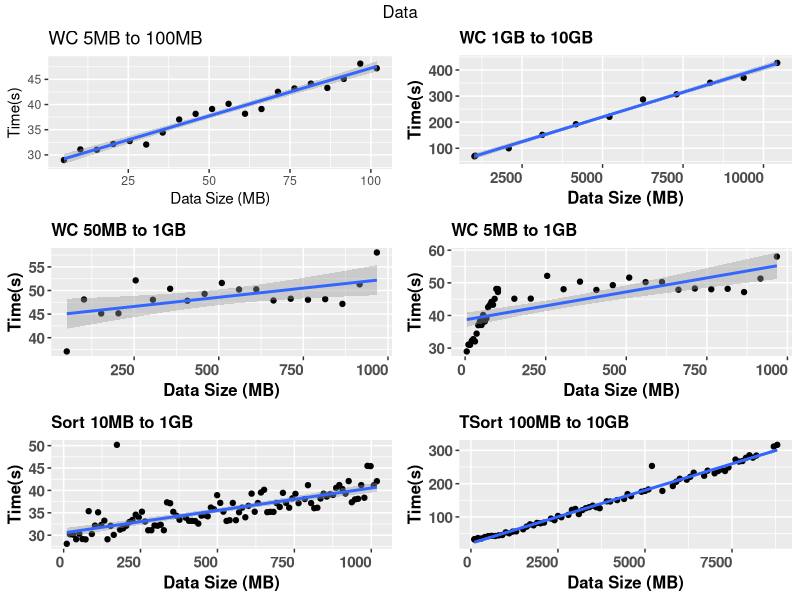
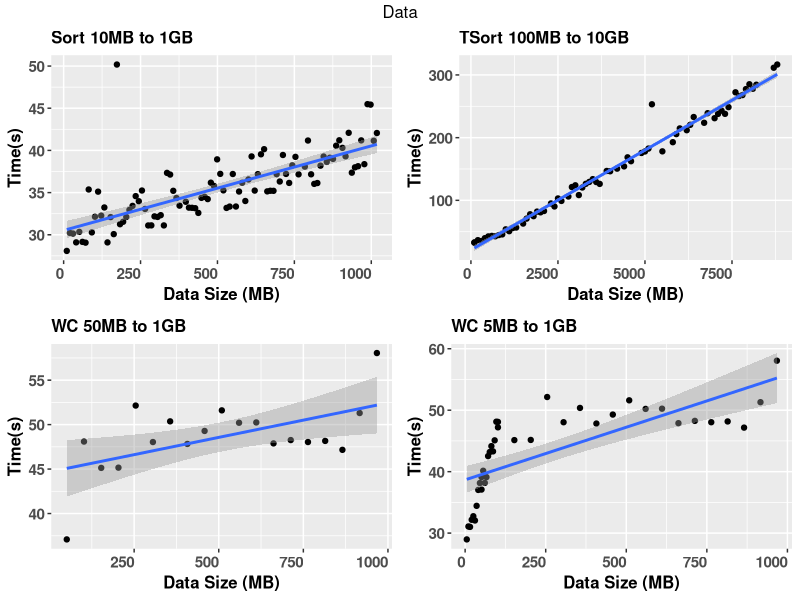
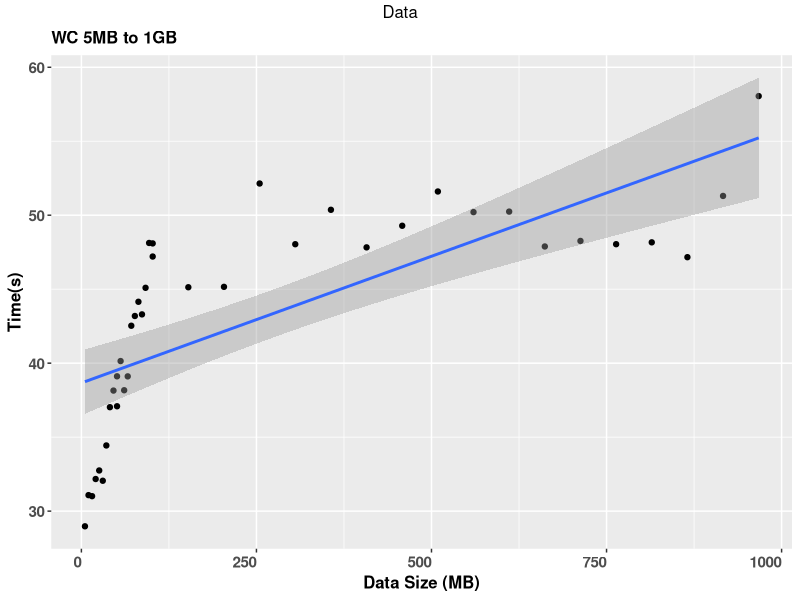
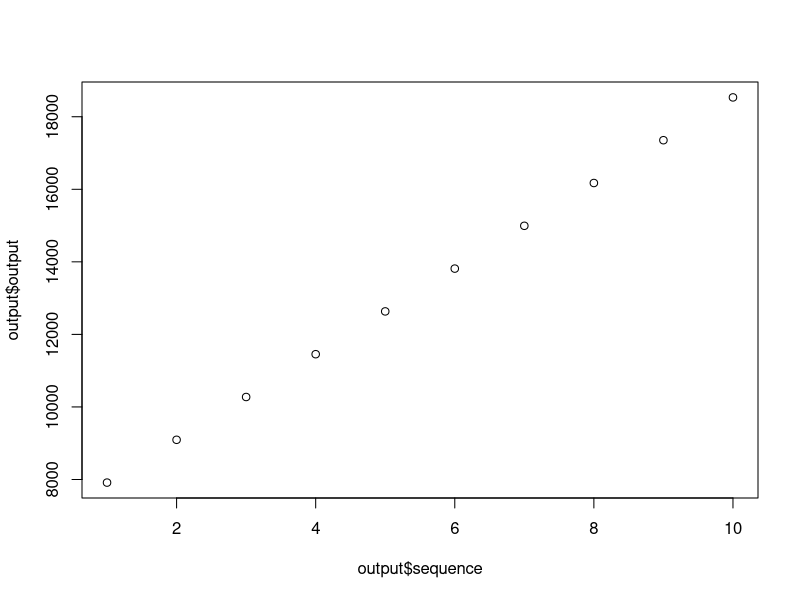

R code for these plots, in order:
#BigData Application Performance Pridiction and Cluster Recommendation
#Date : 28.05.18
library(ggplot2)
library(dplyr)
library(gridExtra)
library(caret)
library(grid)
library(ggpubr)
# dev.off()
options(scipen=999)
setwd("/home/sc306/Dropbox/SA/ClusterBenchMarking/hadoop/ClusterBenchmarking")
#setwd("/cs/home/sc306/Dropbox/SA/ClusterBenchMarking/hadoop/ClusterBenchmarking/")
allData <- read.table(file = "jobmodelling.txt", header = TRUE)#contains both 128
head(allData)

allData$DataSize = allData$Input_data_size/1048576


p0=ggplot(allData[1:39,], aes(x=allData[1:39,]$DataSize, y=allData[1:39,]$Duration.s.)) + geom_point()+geom_smooth(method='lm')+labs(x="Data Size (MB)",y="Time(s)")+ggtitle("WC 5MB to 1GB")+
theme(plot.title = element_text(size = 12, face = "bold"), axis.text.y=element_text(size=11, face = "bold"),
      axis.title=element_text(size=12,face="bold"), axis.text.x = element_text(size = 11, face = "bold", angle = 0, hjust = 1))

firstSet <- allData[1:20,]
p1=ggplot(firstSet, aes(x=firstSet$DataSize, y=firstSet$Duration.s.)) + geom_point()+geom_smooth(method='lm')+labs(x="Data Size (MB)",y="Time(s)")+ggtitle("WC 5MB to 100MB")

secondSet <- allData[21:39,]
secondSet
p2=ggplot(secondSet, aes(x=secondSet$DataSize, y=secondSet$Duration.s.)) + geom_point()+geom_smooth(method='lm')+labs(x="Data Size (MB)",y="Time(s)")+ggtitle("WC 50MB to 1GB")+
  theme(plot.title = element_text(size = 12, face = "bold"), axis.text.y=element_text(size=11, face = "bold"),
        axis.title=element_text(size=12,face="bold"), axis.text.x = element_text(size = 11, face = "bold", angle = 0, hjust = 1))


thirdSet <- allData[40:nrow(allData),]
p3=ggplot(thirdSet, aes(x=thirdSet$DataSize, y=thirdSet$Duration.s.)) + geom_point()+geom_smooth(method='lm')+labs(x="Data Size (MB)",y="Time(s)")+ggtitle("WC 1GB to 10GB") +
theme(plot.title = element_text(size = 12, face = "bold"), axis.text.y=element_text(size=11, face = "bold"),
        axis.title=element_text(size=12,face="bold"), axis.text.x = element_text(size = 11, face = "bold", angle = 0, hjust = 1))


sortData <- read.table(file = "hadoopsort.txt", header = TRUE)#contains both 128
sortData <- filter(sortData, sortData$Duration.s. < 100)
sortData$DataSize = sortData$Input_data_size/1048576
p4 <- ggplot(sortData, aes(x=sortData$DataSize, y=sortData$Duration.s.)) + geom_point()+geom_smooth(method='lm')+labs(x="Data Size (MB)",y="Time(s)")+ggtitle("Sort 10MB to 1GB") +
  theme(plot.title = element_text(size = 12, face = "bold"), axis.text.y=element_text(size=11, face = "bold"),
        axis.title=element_text(size=12,face="bold"), axis.text.x = element_text(size = 11, face = "bold", angle = 0, hjust = 1))



teraSort <- read.table(file = "hadoopterasort.txt", header = TRUE)#contains both 128
teraSort <- filter(teraSort, teraSort$Duration.s. < 500)
teraSort$DataSize = teraSort$Input_data_size/1048576
p5 = ggplot(teraSort, aes(x=teraSort$DataSize, y=teraSort$Duration.s.)) + geom_point()+geom_smooth(method='lm')+labs(x="Data Size (MB)",y="Time(s)")+ggtitle("TSort 100MB to 10GB") +
  theme(plot.title = element_text(size = 12, face = "bold"), axis.text.y=element_text(size=11, face = "bold"),
        axis.title=element_text(size=12,face="bold"), axis.text.x = element_text(size = 11, face = "bold", angle = 0, hjust = 1))



grid.arrange(p1,p3,p2,p0,p4,p5, ncol=2, top="Data")
grid.arrange(p4,p5,p2,p0, ncol=2, top="Data")
grid.arrange(p0, ncol=1, top="Data")
options(digits=2)
options(scipen=999)
S_d <- 1
M_t <- 1
iterations = 10
variables = 1

output <- matrix(ncol=variables, nrow=iterations)

for(i in 1:iterations){
  S_d <- S_d + 2
  M_t <- M_t + 2
  output[i,] <- (10.45*S_d) + (579.48*M_t) + 6144.6
  
}

output
output <- data.frame(output)
output$sequence <- seq(1:10)

plot(output$sequence, output$output)
 

